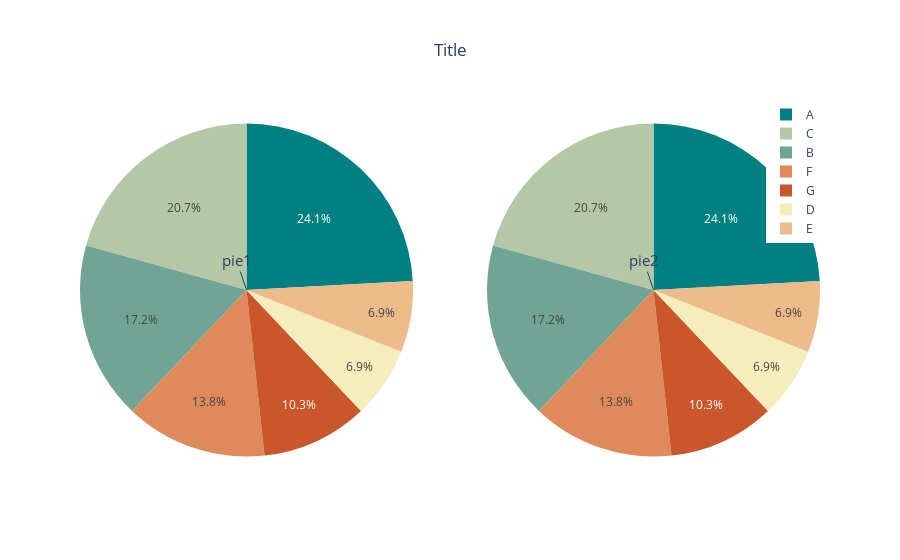

The notebook cell this image was saved under:
### Code cell
# 饼图-分图

# 数据处理
total = df.groupby(by = '分组')['数据'].sum().reset_index()
name = total['分组'].tolist()
value = total['数据'].tolist()

# 分图
fig = make_subplots(
        rows = 1,
        cols = 2,
        specs = [[{"type" : "pie"},
                {"type" : "pie"}]],
)

# 添加子图
fig.add_trace(go.Pie(
                        labels = name,
                        values = value,
                        name = 'pie1',
                        marker = {"colors" : px.colors.carto.Geyser},
                        ),
                row = 1, 
                col = 1
)

fig.add_trace(go.Pie(
                        labels = name,
                        values = value,
                        name = 'pie2',
                        marker = {"colors" : px.colors.carto.Geyser},
                        ),
                row = 1, 
                col = 2
)

fig.update_layout(
        title = {"text" : 'Title',
                "x" : 0.5,
                "xanchor" : "center",
                "y" : 0.9,
                "yanchor" : "bottom"},
        font = {"size" : 12},# 标题字体大小
        legend = {"x" : 1,
                "y" : 1,
                "xanchor" : "right",
                "yanchor" : "top"},
        uniformtext_minsize = 8, # 文本信息最小大小
        uniformtext_mode = "hide", # 文本信息显示模式
        annotations = [dict(text = 'pie1', x = 0.225, y = 0.5, showarrow = True, font_size = 15),
                        dict(text = 'pie2', x = 0.775, y = 0.5, showarrow = True, font_size = 15),]
)

fig.show()

### Figure 1 — Plotly figure (JSON) as saved in the notebook; plotly's stock layout.template omitted (floating-point values rounded to 4 significant figures)
{"data": [{"domain": {"x": [0, 0.45], "y": [0, 1]}, "labels": ["A", "B", "C", "D", "E", "F", "G"], "marker": {"colors": ["rgb(0, 128, 128)", "rgb(112, 164, 148)", "rgb(180, 200, 168)", "rgb(246, 237, 189)", "rgb(237, 187, 138)", "rgb(222, 138, 90)", "rgb(202, 86, 44)"]}, "name": "pie1", "type": "pie", "values": [70, 50, 60, 20, 20, 40, 30]}, {"domain": {"x": [0.55, 1], "y": [0, 1]}, "labels": ["A", "B", "C", "D", "E", "F", "G"], "marker": {"colors": ["rgb(0, 128, 128)", "rgb(112, 164, 148)", "rgb(180, 200, 168)", "rgb(246, 237, 189)", "rgb(237, 187, 138)", "rgb(222, 138, 90)", "rgb(202, 86, 44)"]}, "name": "pie2", "type": "pie", "values": [70, 50, 60, 20, 20, 40, 30]}], "layout": {"annotations": [{"font": {"size": 15}, "showarrow": true, "text": "pie1", "x": 0.225, "y": 0.5}, {"font": {"size": 15}, "showarrow": true, "text": "pie2", "x": 0.775, "y": 0.5}], "font": {"size": 12}, "legend": {"x": 1, "xanchor": "right", "y": 1, "yanchor": "top"}, "title": {"text": "Title", "x": 0.5, "xanchor": "center", "y": 0.9, "yanchor": "bottom"}, "uniformtext": {"minsize": 8, "mode": "hide"}}}
